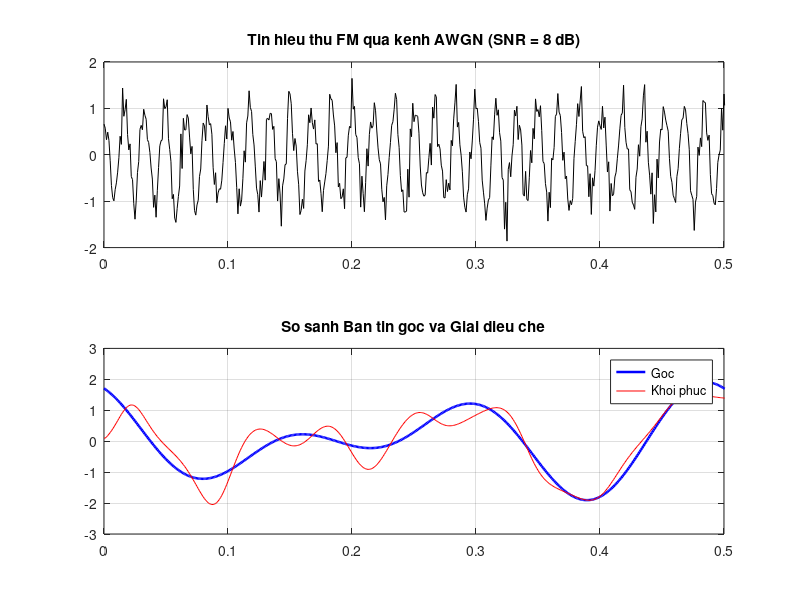

Source code (MATLAB):
% FM MODULATION & DEMODULATION (CUSTOM MATH)
clear; clc; close all;
fs = 1000;
Ts = 1/fs;
t = 0:Ts:2-Ts;
fc = 60;

s = cos(8*pi*t) + cos(12*pi*t + pi/4);

% 1. Dieu che FM (Tu code toan hoc)
m = 0.4;
f_max = 6;
delta_f = m * f_max;
kf = delta_f / max(abs(s)); 
int_s = cumsum(s) * Ts;
tx_fm = cos(2*pi*fc*t + 2*pi*kf*int_s);

% 2. Kenh truyen AWGN (Tin hieu Passband -> Nhieng thuc)
SNR_dB = 8;
SNR_linear = 10^(SNR_dB/10);
signal_power = mean(tx_fm.^2); 
noise_power = signal_power / SNR_linear;
noise = sqrt(noise_power) * randn(size(tx_fm)); 
rx_fm = tx_fm + noise;

% 3. Giai dieu che FM (IQ Demodulator)
% Nhan tin hieu voi cac nhanh vuong goc I va Q
I = rx_fm .* cos(2*pi*fc*t);
Q = rx_fm .* -sin(2*pi*fc*t);

% Loc thong thap de loai bo tan so cao (2*fc)
[b, a] = butter(4, 15/(fs/2)); 
I_f = filtfilt(b, a, I);
Q_f = filtfilt(b, a, Q);

% Khoi phuc goc pha va dao ham de tim tan so tuc thoi
phase = unwrap(atan2(Q_f, I_f));
inst_freq = diff(phase) / (2*pi*Ts);
inst_freq = [inst_freq(1), inst_freq]; % Bu 1 mau bi mat do phep dao ham (diff)

% Khoi phuc bien do ban tin
s_demod = inst_freq / kf;

% 4. Do thi thoi gian
subplot(2, 1, 1);
plot(t, rx_fm, 'k');
title(['Tin hieu thu FM qua kenh AWGN (SNR = ', num2str(SNR_dB), ' dB)']);
xlim([0 0.5]); 
grid on;

subplot(2, 1, 2);
plot(t, s, 'b', 'LineWidth', 1.8); hold on;
plot(t, s_demod, 'r');
title('So sanh Ban tin goc va Giai dieu che');
legend('Goc', 'Khoi phuc');
xlim([0 0.5]); 
grid on;
